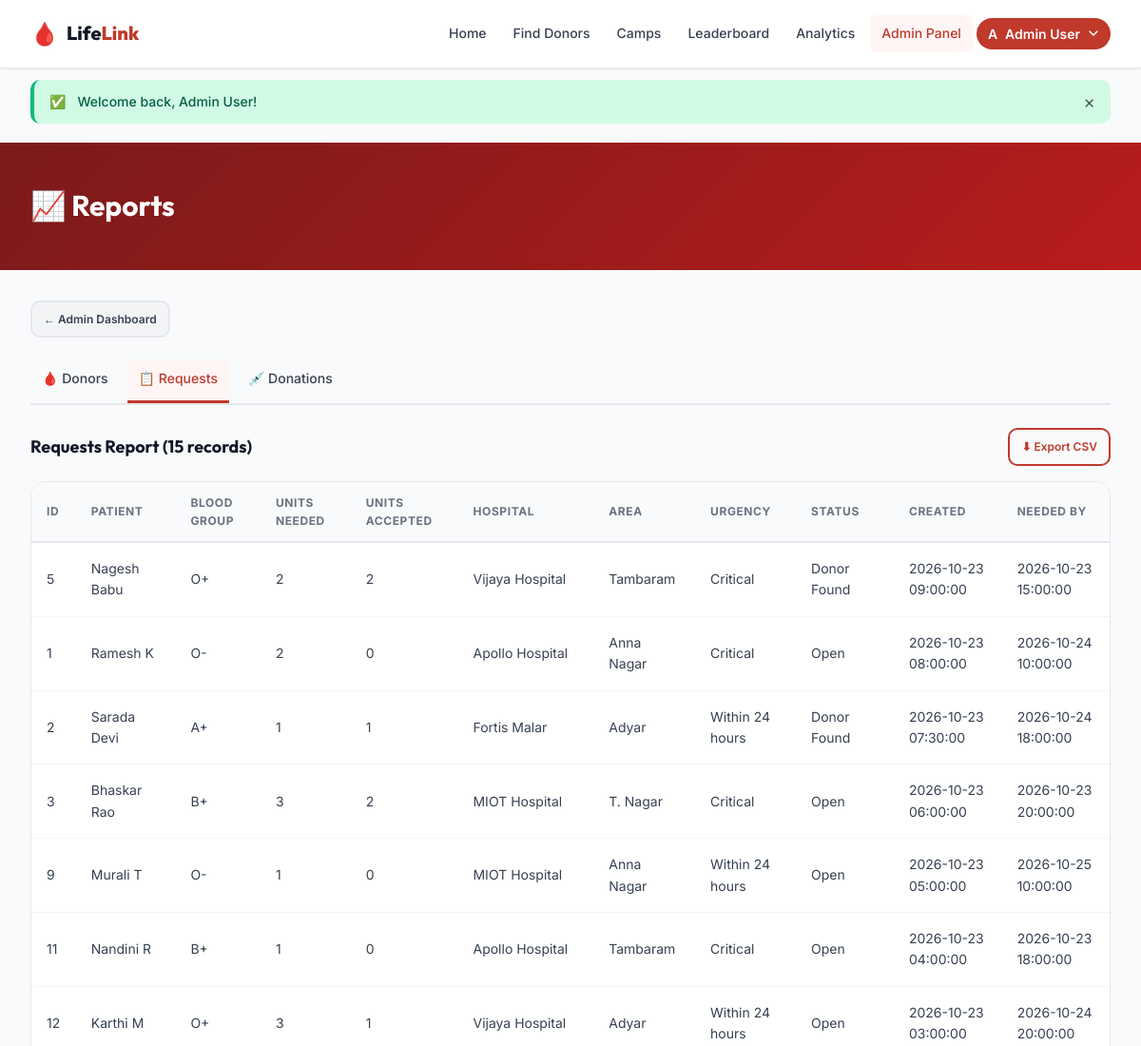
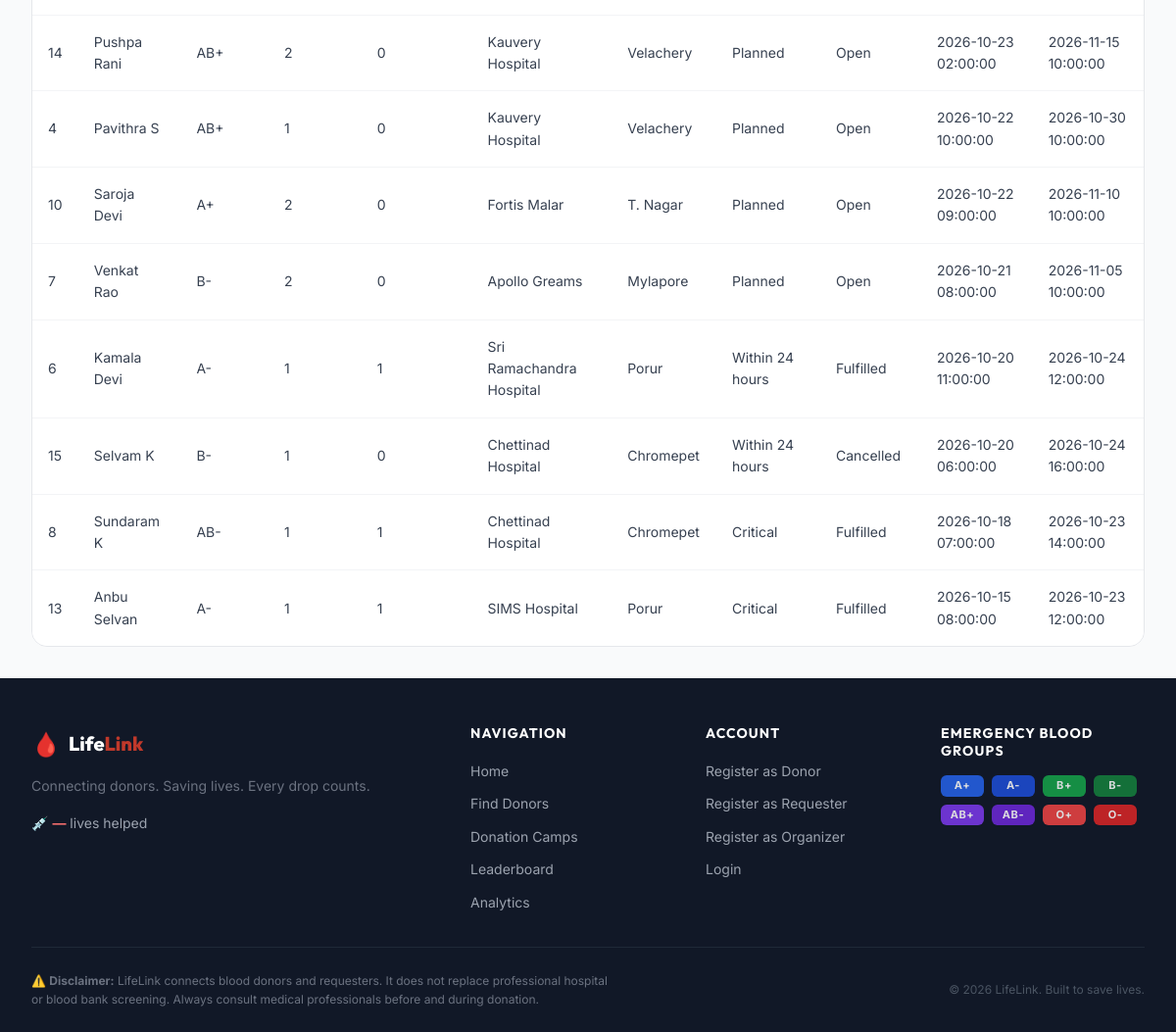
The page /pages/admin/reports.php?report=requests (signed in) on the database its author committed (2 pictures, top to bottom).
### tables this page shows
CREATE TABLE IF NOT EXISTS requests (
    id              INT UNSIGNED AUTO_INCREMENT PRIMARY KEY,
    requester_id    INT UNSIGNED NOT NULL,
    patient_name    VARCHAR(100) NOT NULL,
    blood_group     ENUM('A+','A-','B+','B-','AB+','AB-','O+','O-') NOT NULL,
    units_needed    TINYINT UNSIGNED NOT NULL DEFAULT 1,
    units_accepted  TINYINT UNSIGNED NOT NULL DEFAULT 0,
    hospital        VARCHAR(200) NOT NULL,
    area_id         INT UNSIGNED NULL DEFAULT NULL,
     
    lat             DECIMAL(9,6) NULL DEFAULT NULL,
    lng             DECIMAL(9,6) NULL DEFAULT NULL,
    city            VARCHAR(100) NULL DEFAULT NULL,
    state           VARCHAR(100) NULL DEFAULT NULL,
    country         VARCHAR(100) NULL DEFAULT NULL,
    urgency         ENUM('Critical','Within 24 hours','Planned') NOT NULL DEFAULT 'Planned',
    contact_phone   VARCHAR(20) NOT NULL,
    needed_by       DATETIME NOT NULL,
    status          ENUM('Open','Donor Found','Fulfilled','Expired','Cancelled') NOT NULL DEFAULT 'Open',
    created_at      DATETIME NOT NULL DEFAULT CURRENT_TIMESTAMP,
    expires_at      DATETIME NULL,
    escalated_at    DATETIME NULL,
    wave            TINYINT UNSIGNED NOT NULL DEFAULT 0,
    wave_notified_at DATETIME NULL,
    notes           TEXT NULL,
    FOREIGN KEY (requester_id) REFERENCES users(id),
    FOREIGN KEY (area_id)      REFERENCES areas(id) ON DELETE SET NULL,
    INDEX idx_status      (status),
    INDEX idx_blood_group (blood_group),
    INDEX idx_urgency     (urgency),
    INDEX idx_created     (created_at),
    INDEX idx_requester   (requester_id),
    INDEX idx_req_lat_lng (lat, lng)
);

CREATE TABLE IF NOT EXISTS areas (
    id   INT UNSIGNED AUTO_INCREMENT PRIMARY KEY,
    name VARCHAR(100) NOT NULL,
    city VARCHAR(100) NOT NULL,
    lat  DECIMAL(9,6) NULL,
    lng  DECIMAL(9,6) NULL,
    INDEX idx_city (city)
);

### includes/helpers.php (called while the page is built, shortened)
<?php
function e(mixed $value): string {
    return htmlspecialchars((string)($value ?? ''), ENT_QUOTES | ENT_SUBSTITUTE, 'UTF-8');
}
function sanitizeInput(string $value): string {
    return trim(strip_tags($value));
}

### pages/admin/reports.php (the view, shortened to what this page needs)
<?php
require_once __DIR__ . '/../../includes/helpers.php';
$db = getDB();
$report = sanitizeInput($_GET['report'] ?? 'donors');
switch ($report) {
    case 'requests':
        $sql = "SELECT r.id, r.patient_name, r.blood_group, r.units_needed, r.units_accepted,
                       r.hospital, a.name AS area, r.urgency, r.status, r.created_at, r.needed_by
                FROM requests r JOIN areas a ON a.id=r.area_id ORDER BY r.created_at DESC";
        $headers = ['ID','Patient','Blood Group','Units Needed','Units Accepted','Hospital','Area','Urgency','Status','Created','Needed By'];
        break;
}
$rows = $sql ? $db->query($sql)->fetchAll() : [];
require __DIR__ . '/../../includes/header.php';
?>
<div class="page-header"><div class="container"><h1>📈 Reports</h1></div></div>
<section class="section-sm">
    <div class="container">
        <a href="<?= APP_URL ?>/pages/admin/dashboard.php" class="btn btn-secondary btn-sm mb-6">← Admin Dashboard</a>
        <div style="display:flex;gap:var(--space-2);margin-bottom:var(--space-6);border-bottom:2px solid var(--gray-200);padding-bottom:0">
            <?php foreach(['donors'=>'🩸 Donors','requests'=>'📋 Requests','donations'=>'💉 Donations'] as $r=>$label): ?>
            <a href="?report=<?= $r ?>" class="nav-link <?= $report===$r?'active':'' ?>"
               style="border-bottom:3px solid <?= $report===$r?'var(--red-600)':'transparent' ?>;border-radius:0;padding-bottom:var(--space-3)">
                <?= $label ?>
            </a>
            <?php endforeach; ?>
        </div>
        <div style="display:flex;justify-content:space-between;align-items:center;margin-bottom:var(--space-4)">
            <h2 style="font-size:var(--text-lg)"><?= ucfirst($report) ?> Report (<?= count($rows) ?> records)</h2>
            <a href="?report=<?= $report ?>&export=csv" class="btn btn-outline btn-sm">⬇ Export CSV</a>
        </div>
        <?php if(empty($rows)): ?>
            <div class="empty-state card"><div class="empty-icon">📊</div><h3>No data</h3></div>
        <?php else: ?>
            <div class="table-wrapper">
                <table>
                    <thead><tr><?php foreach($headers as $h): ?><th><?= e($h) ?></th><?php endforeach; ?></tr></thead>
                    <tbody>
                    <?php foreach(array_slice($rows,0,100) as $row): ?>
                    <tr><?php foreach(array_values($row) as $cell): ?><td><?= e((string)($cell??'')) ?></td><?php endforeach; ?></tr>
                    <?php endforeach; ?>
                    </tbody>
                </table>
            </div>
        <?php endif; ?>
    </div>
</section>
<?php require __DIR__ . '/../../includes/footer.php'; ?>

### assets/css/style.css (style rules this page uses)
:root { --red-900: #7b1a1a; --red-800: #a11e1e; --red-700: #b91c1c; --red-600: #c0392b; --red-500: #e74c3c; --red-400: #f16c6c; --red-100: #fef2f2; --red-50: #fff5f5; --white: #ffffff; --gray-50: #f9fafb; --gray-100:#f3f4f6; --gray-200:#e5e7eb; --gray-300:#d1d5db; --gray-400:#9ca3af; --gray-500:#6b7280; --gray-600:#4b5563; --gray-700:#374151; --gray-800:#1f2937; --gray-900:#111827; --gold: #f59e0b; --green: #10b981; --blue: #3b82f6; --purple: #8b5cf6; --color-danger: var(--red-600); --color-success: var(--green); --color-warning: var(--gold); --color-info: var(--blue); --font-body: 'Inter', system-ui, sans-serif; --font-heading: 'Outfit', 'Inter', sans-serif; --text-xs: 0.75rem; --text-sm: 0.875rem; --text-base: 1rem; --text-lg: 1.125rem; --text-xl: 1.25rem; --text-2xl: 1.5rem; --text-3xl: 1.875rem; --text-4xl: 2.25rem; --text-5xl: 3rem; --space-1: 0.25rem; --space-2: 0.5rem; --space-3: 0.75rem; --space-4: 1rem; --space-5: 1.25rem; --space-6: 1.5rem; --space-8: 2rem; --space-10: 2.5rem; --space-12: 3rem; --space-16: 4rem; --space-20: 5rem; --radius-sm: 6px; --radius-md: 10px; --radius-lg: 16px; --radius-xl: 24px; --radius-full: 9999px; --shadow-sm: 0 1px 3px rgba(0,0,0,0.08); --shadow-md: 0 4px 12px rgba(0,0,0,0.12); --shadow-lg: 0 10px 30px rgba(0,0,0,0.15); --shadow-red: 0 4px 20px rgba(192,57,43,0.3); --transition: 0.2s ease; --transition-slow: 0.4s ease; --container-max: 1200px; --navbar-height: 72px; }
*, *::before, *::after { box-sizing: border-box; margin: 0; padding: 0; }
html { scroll-behavior: smooth; font-size: 16px; }
body { font-family: var(--font-body); background: var(--gray-50); color: var(--gray-800); line-height: 1.6; min-height: 100vh; display: flex; flex-direction: column; }
a { color: var(--red-600); text-decoration: none; transition: color var(--transition); }
h1, h2, h3, h4, h5, h6 { font-family: var(--font-heading); color: var(--gray-900); line-height: 1.25; font-weight: 700; }
.container { max-width: var(--container-max); margin: 0 auto; padding: 0 var(--space-4); }
@media (min-width: 768px) { .container { padding: 0 var(--space-8); } }
.nav-link { color: var(--gray-700); font-weight: 500; font-size: var(--text-sm); padding: var(--space-2) var(--space-3); border-radius: var(--radius-sm); transition: all var(--transition); white-space: nowrap; }
.nav-link:hover, .nav-link.active { color: var(--red-600); background: var(--red-50); }
.btn { display: inline-flex; align-items: center; justify-content: center; gap: var(--space-2); font-weight: 600; font-size: var(--text-sm); padding: var(--space-3) var(--space-5); border-radius: var(--radius-md); border: 2px solid transparent; cursor: pointer; transition: all var(--transition); text-decoration: none; white-space: nowrap; min-height: 44px; }
.btn-outline { background: transparent; color: var(--red-600); border-color: var(--red-600); }
.btn-secondary { background: var(--gray-100); color: var(--gray-700); border-color: var(--gray-200); }
.btn-sm { padding: var(--space-2) var(--space-3); font-size: var(--text-xs); min-height: 36px; }
.section-sm { padding: var(--space-8) 0; }
.page-header { background: linear-gradient(135deg, var(--red-900), var(--red-700)); color: var(--white); padding: var(--space-12) 0; }
.page-header h1 { color: var(--white); font-size: var(--text-3xl); }
.table-wrapper { overflow-x: auto; border-radius: var(--radius-lg); border: 1px solid var(--gray-200); }
table { width: 100%; border-collapse: collapse; background: var(--white); }
thead { background: var(--gray-50); border-bottom: 2px solid var(--gray-200); }
th { padding: var(--space-3) var(--space-4); text-align: left; font-size: var(--text-xs); font-weight: 700; text-transform: uppercase; letter-spacing: 0.05em; color: var(--gray-500); }
td { padding: var(--space-4); border-bottom: 1px solid var(--gray-100); font-size: var(--text-sm); color: var(--gray-700); }
tbody tr:last-child td { border-bottom: none; }
.mb-6 { margin-bottom: var(--space-6); }

### rows shown on the page
requests: id "5", patient_name "Nagesh Babu", blood_group "O+", cell "2", hospital "Vijaya Hospital", area.name "Tambaram", urgency "Critical", status "Donor Found", created_at "2026-10-23 09:00:00", needed_by "2026-10-23 15:00:00"
requests: id "1", patient_name "Ramesh K", blood_group "O-", units_needed "2", units_accepted "0", hospital "Apollo Hospital", area.name "Anna Nagar", urgency "Critical", status "Open", created_at "2026-10-23 08:00:00", needed_by "2026-10-24 10:00:00"
requests: id "2", patient_name "Sarada Devi", blood_group "A+", cell "1", hospital "Fortis Malar", area.name "Adyar", urgency "Within 24 hours", status "Donor Found", created_at "2026-10-23 07:30:00", needed_by "2026-10-24 18:00:00"
requests: cell "3", patient_name "Bhaskar Rao", blood_group "B+", units_accepted "2", hospital "MIOT Hospital", area.name "T. Nagar", urgency "Critical", status "Open", created_at "2026-10-23 06:00:00", needed_by "2026-10-23 20:00:00"
requests: id "9", patient_name "Murali T", blood_group "O-", units_needed "1", units_accepted "0", hospital "MIOT Hospital", area.name "Anna Nagar", urgency "Within 24 hours", status "Open", created_at "2026-10-23 05:00:00", needed_by "2026-10-25 10:00:00"
requests: id "11", patient_name "Nandini R", blood_group "B+", units_needed "1", units_accepted "0", hospital "Apollo Hospital", area.name "Tambaram", urgency "Critical", status "Open", created_at "2026-10-23 04:00:00", needed_by "2026-10-23 18:00:00"
requests: id "12", patient_name "Karthi M", blood_group "O+", units_needed "3", units_accepted "1", hospital "Vijaya Hospital", area.name "Adyar", urgency "Within 24 hours", status "Open", created_at "2026-10-23 03:00:00", needed_by "2026-10-24 20:00:00"
requests: id "14", patient_name "Pushpa Rani", blood_group "AB+", units_needed "2", units_accepted "0", hospital "Kauvery Hospital", area.name "Velachery", urgency "Planned", status "Open", created_at "2026-10-23 02:00:00", needed_by "2026-11-15 10:00:00"
requests: id "4", patient_name "Pavithra S", blood_group "AB+", units_needed "1", units_accepted "0", hospital "Kauvery Hospital", area.name "Velachery", urgency "Planned", status "Open", created_at "2026-10-22 10:00:00", needed_by "2026-10-30 10:00:00"
requests: id "10", patient_name "Saroja Devi", blood_group "A+", units_needed "2", units_accepted "0", hospital "Fortis Malar", area.name "T. Nagar", urgency "Planned", status "Open", created_at "2026-10-22 09:00:00", needed_by "2026-11-10 10:00:00"
requests: id "7", patient_name "Venkat Rao", blood_group "B-", units_needed "2", units_accepted "0", hospital "Apollo Greams", area.name "Mylapore", urgency "Planned", status "Open", created_at "2026-10-21 08:00:00", needed_by "2026-11-05 10:00:00"
requests: id "6", patient_name "Kamala Devi", blood_group "A-", cell "1", hospital "Sri Ramachandra Hospital", area.name "Porur", urgency "Within 24 hours", status "Fulfilled", created_at "2026-10-20 11:00:00", needed_by "2026-10-24 12:00:00"
requests: id "15", patient_name "Selvam K", blood_group "B-", units_needed "1", units_accepted "0", hospital "Chettinad Hospital", area.name "Chromepet", urgency "Within 24 hours", status "Cancelled", created_at "2026-10-20 06:00:00", needed_by "2026-10-24 16:00:00"
requests: id "8", patient_name "Sundaram K", blood_group "AB-", cell "1", hospital "Chettinad Hospital", area.name "Chromepet", urgency "Critical", status "Fulfilled", created_at "2026-10-18 07:00:00", needed_by "2026-10-23 14:00:00"
requests: id "13", patient_name "Anbu Selvan", blood_group "A-", cell "1", hospital "SIMS Hospital", area.name "Porur", urgency "Critical", status "Fulfilled", created_at "2026-10-15 08:00:00", needed_by "2026-10-23 12:00:00"

### other values the page prints
substr($userName, 0, 1) "A"
$userName "Admin User"
$successMsg "Welcome back, Admin User!"
$label "🩸 Donors"
$label "📋 Requests"
$label "💉 Donations"
$report "Requests"
count($rows) "15"
$h "ID"
$h "PATIENT"
$h "BLOOD GROUP"
$h "UNITS NEEDED"
$h "UNITS ACCEPTED"
$h "HOSPITAL"
$h "AREA"
